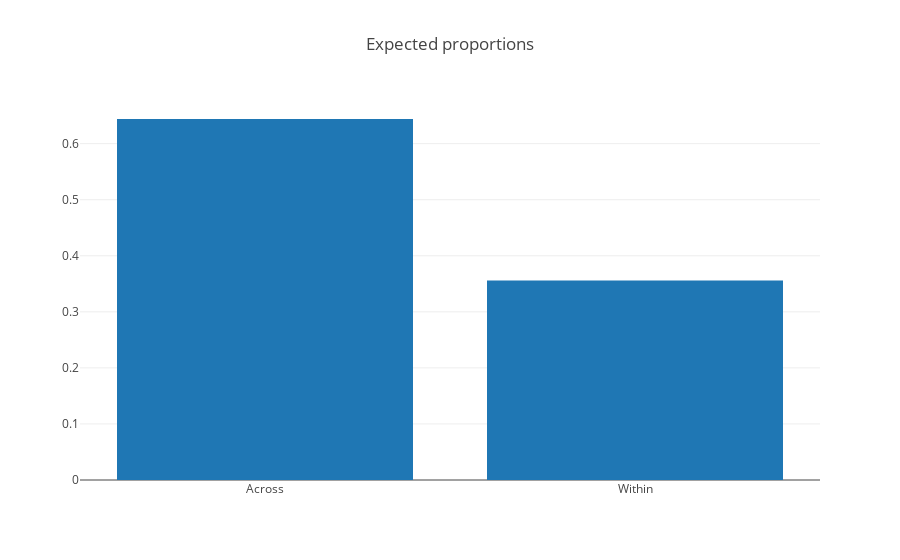

The code cell stored with this chart in its notebook:
### Markdown cell above
**Fig. 5** Proportion of Relationship classes estimated by ML relate within and across groups.

Here we can see that there are more Mother-Daughter pairs within groups than across them. 

This is a good result! Consider the probability of two individuals choosing the same group at random.

If we take the sizes of those groups to be the relative sizes of individuals among them:

`
P(SR)= 114 / 256 = 0.445
P(SE)= 61 / 256 = 0.238
P(SH)= 81 / 256 = 0.316
`

then, the probability P(O) of pairs of individuals falling across groups is:

`P(o)=Psr(Pse+Psh)+Pse(Psr+Psh)+Psh(Psr+Pse)` = **0.644**
 
and P(I), the probability of two pairs choosing the same group is:

`1 - P(O)` = **0.36**

Remark that this is very close to the proportions of possible pairs of individuals within and across groups (.325 and .675, see plot below).

We can see there is a relationship between Relationship class and choice of group, becoming more random as individuals become genetically distant. This relationship reaches the H0 equilibrium at around Half-sib level.

### Code cell
#expected = [len([x for x in Group_share_vector if x == z]) / float(len(Group_share_vector)) for z in list(set(Group_share_vector))]


fig_expected= [go.Bar(
    x= ['Across', 'Within'],
    y= [.644,.356]
)]

layout = go.Layout(
    title= 'Expected proportions'
)

fig = go.Figure(data=fig_expected,layout= layout)
iplot(fig)

### Figure 1 — Plotly figure (JSON) as saved in the notebook; plotly's stock layout.template omitted (floating-point values rounded to 4 significant figures)
{"data": [{"type": "bar", "x": ["Across", "Within"], "y": [0.644, 0.356]}], "layout": {"title": "Expected proportions"}}
